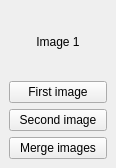
<?xml version="1.0" encoding="UTF-8"?>
<ui version="4.0">
 <class>MainWindow</class>
 <widget class="QMainWindow" name="MainWindow">
  <property name="geometry">
   <rect>
    <x>0</x>
    <y>0</y>
    <width>116</width>
    <height>168</height>
   </rect>
  </property>
  <property name="sizePolicy">
   <sizepolicy hsizetype="Minimum" vsizetype="Minimum">
    <horstretch>0</horstretch>
    <verstretch>0</verstretch>
   </sizepolicy>
  </property>
  <property name="windowTitle">
   <string>MainWindow</string>
  </property>
  <widget class="QWidget" name="centralwidget">
   <layout class="QGridLayout" name="gridLayout">
    <item row="0" column="0">
     <layout class="QVBoxLayout" name="verticalLayout">
      <item>
       <widget class="QLabel" name="imageL">
        <property name="sizePolicy">
         <sizepolicy hsizetype="Minimum" vsizetype="Minimum">
          <horstretch>0</horstretch>
          <verstretch>0</verstretch>
         </sizepolicy>
        </property>
        <property name="text">
         <string>Image 1</string>
        </property>
        <property name="alignment">
         <set>Qt::AlignCenter</set>
        </property>
       </widget>
      </item>
      <item>
       <widget class="QPushButton" name="image1PB">
        <property name="text">
         <string>First image</string>
        </property>
       </widget>
      </item>
      <item>
       <widget class="QPushButton" name="image2PB">
        <property name="text">
         <string>Second image</string>
        </property>
       </widget>
      </item>
      <item>
       <widget class="QPushButton" name="joinPB">
        <property name="text">
         <string>Merge images</string>
        </property>
       </widget>
      </item>
     </layout>
    </item>
   </layout>
  </widget>
 </widget>
 <resources/>
 <connections/>
</ui>
